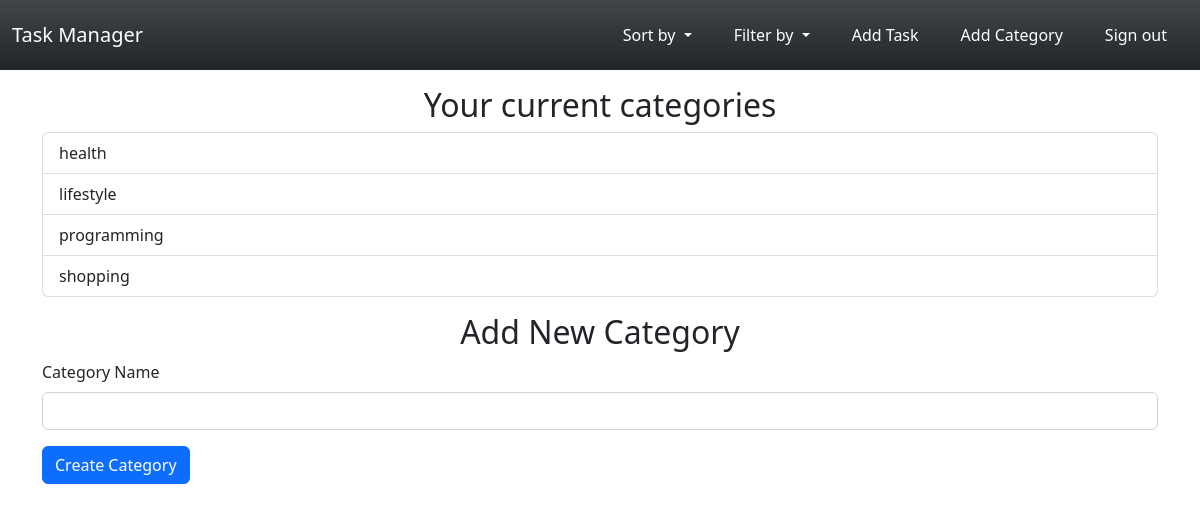
Screenshot of /add-category (signed in) with the database file from the repository.
### todo/models.py (models this page shows)
class Category(db.Model):
    id = db.Column(db.Integer, primary_key=True)
    name = db.Column(db.String(250), unique=True, nullable=False)
    todos = db.relationship("ToDo", backref="category", lazy="joined")

### todo/routes.py (the view, shortened to what this page needs)
@login_required
@app.route("/add-category", methods=["GET", "POST"])
def add_category():
    form = CreateCategoryForm()
    categories = db.session.query(Category).filter(Category.users.any(
        User.id == current_user.get_id()))
    return render_template("category.html", category_form=form,
                           categories=categories)

### todo/forms.py
class CreateCategoryForm(FlaskForm):
    name = StringField("Category Name", validators=[DataRequired()])
    submit = SubmitField("Create Category")

### todo/routes.py (called while the page is built)
@login_manager.user_loader
def load_user(user_id):
    user = User.query.get(user_id)
    return user

### todo/templates/category.html (shortened to what this page needs)
{% extends "index.html" %}
{% block content %}
<div class="container mt-3">
    <h2 class="text-center">Your current categories</h2>
    <ul class="list-group">
        {% for category in categories %}
            <li class="list-group-item">{{ category.name }}</li>
        {% endfor %}
    </ul>
</div>
<div class="container mt-3">
    <div class="container text-center">
        <h2>Add New Category</h2>
    </div>
    <form method="POST" action="{{ url_for('add_category') }}">
        <div class="mb-3">
            {{ category_form.name.label(class="form-label") }}
            {{ category_form.name(size=20, class="form-control") }}
        </div>
        <div class="mb-3">
            {{ category_form.submit(class="btn btn-primary") }}
        </div>
    </form>
</div>
{% endblock %}

### rows the page displays
Category: name "health"
Category: name "lifestyle"
Category: name "programming"
Category: name "shopping"

### other values shown
{{ category_form.name.label(class="form-label") }} "Category Name"
